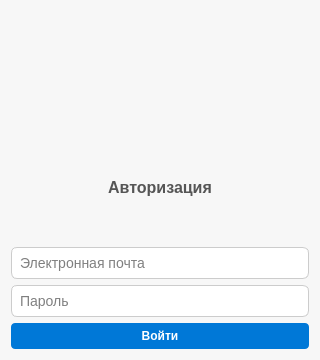
<?xml version="1.0" encoding="UTF-8"?>
<ui version="4.0">
 <class>LoginWindow</class>
 <widget class="QDialog" name="LoginWindow">
  <property name="minimumSize">
   <size>
    <width>320</width>
    <height>360</height>
   </size>
  </property>
  <property name="windowTitle">
   <string>Тикет-система</string>
  </property>
  <property name="styleSheet">
   <string notr="true">
QDialog {
    background-color: #f7f7f7;
}
QLineEdit {
    border: 1px solid #ccc;
    border-radius: 6px;
    padding: 6px;
    font-size: 14px;
}
QPushButton {
    background-color: #0078d7;
    color: white;
    font-weight: bold;
    padding: 6px;
    border-radius: 4px;
}
QPushButton:hover {
    background-color: #005fa1;
}
QLabel#titleLabel {
    font-size: 16px;
    font-weight: bold;
    color: #555;
    margin-bottom: 12px;
}
   </string>
  </property>
  <layout class="QVBoxLayout" name="verticalLayout">
   <!-- Логотип -->
   <item>
    <layout class="QHBoxLayout">
     <item>
      <spacer name="leftSpacer">
       <property name="orientation">
        <enum>Qt::Horizontal</enum>
       </property>
       <property name="sizeType">
        <enum>QSizePolicy::Expanding</enum>
       </property>
      </spacer>
     </item>
     <item>
     <widget class="QLabel" name="logoLabel">
      <property name="minimumSize">
       <size>
        <width>128</width>
        <height>128</height>
       </size>
      </property>
      <property name="maximumSize">
       <size>
        <width>512</width>
        <height>512</height>
       </size>
      </property>
      <property name="pixmap">
       <pixmap resource="resources.qrc">:/icons/icons/logo.png</pixmap>
      </property>
      <property name="scaledContents">
       <bool>true</bool>
      </property>
      <property name="alignment">
       <set>Qt::AlignCenter</set>
      </property>
     </widget>
     </item>
     <item>
      <spacer name="rightSpacer">
       <property name="orientation">
        <enum>Qt::Horizontal</enum>
       </property>
       <property name="sizeType">
        <enum>QSizePolicy::Expanding</enum>
       </property>
      </spacer>
     </item>
    </layout>
   </item>

   <!-- Заголовок -->
   <item>
    <widget class="QLabel" name="titleLabel">
     <property name="text">
      <string>Авторизация</string>
     </property>
     <property name="alignment">
      <set>Qt::AlignCenter</set>
     </property>
    </widget>
   </item>

   <!-- Поля и кнопка -->
   <item>
    <widget class="QLineEdit" name="emailEdit">
     <property name="placeholderText">
      <string>Электронная почта</string>
     </property>
    </widget>
   </item>
   <item>
    <widget class="QLineEdit" name="passwordEdit">
     <property name="echoMode">
      <enum>QLineEdit::Password</enum>
     </property>
     <property name="placeholderText">
      <string>Пароль</string>
     </property>
    </widget>
   </item>
   <item>
    <widget class="QPushButton" name="loginButton">
     <property name="text">
      <string>Войти</string>
     </property>
    </widget>
   </item>
  </layout>
 </widget>
 <resources>
  <include location="resources.qrc"/>
 </resources>
 <connections/>
</ui>
